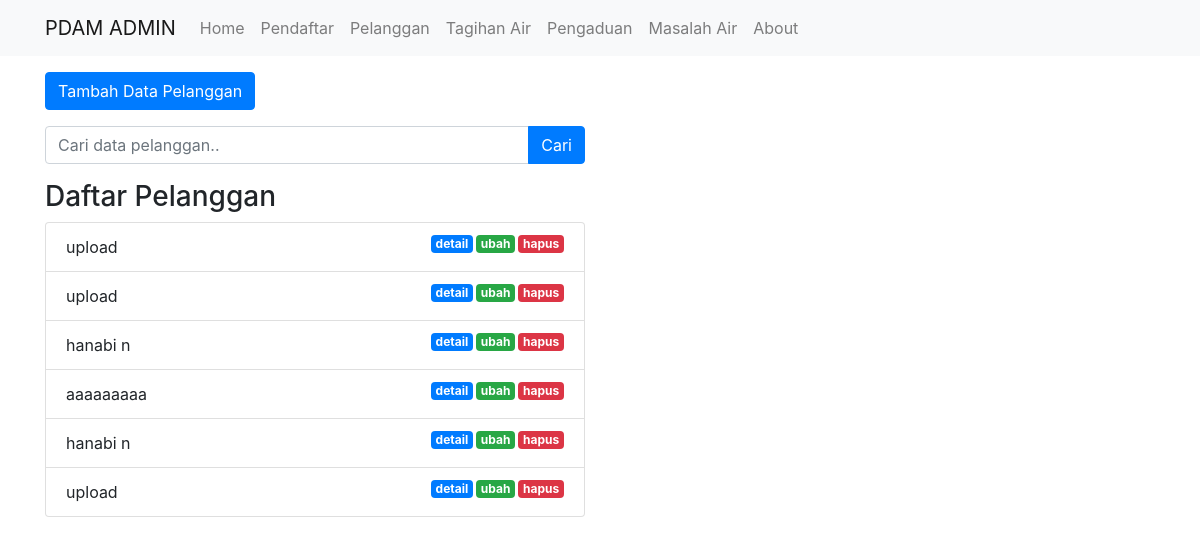
The app's page /index.php/pelanggan with its own data.
### tables this page shows
CREATE TABLE `pelanggan` (
  `no_daftar` int(11) NOT NULL,
  `no_ktp` bigint(16) NOT NULL,
  `nama` varchar(25) NOT NULL,
  `alamat` text NOT NULL,
  `email` varchar(25) NOT NULL,
  `no_hp` varchar(12) NOT NULL,
  `foto_ktp` varchar(100) NOT NULL,
  `pilih_tarif` char(4) NOT NULL,
  `no_pelanggan` int(6) DEFAULT NULL,
  `password` varchar(25) DEFAULT NULL
);

### application/controllers/Pelanggan.php (called while the page is built, shortened)
<?php
class Pelanggan extends CI_Controller
{
    public function __construct()
    {
        $this->load->model('Pelanggan_model');
        $this->load->library('form_validation');
    }
    public function index()
    {
        $data['judul'] = 'Daftar Pelanggan';
        $data['pelanggan'] = $this->Pelanggan_model->getAllPelanggan();
        $this->load->view('templates/header', $data);
        $this->load->view('pelanggan/index', $data);
        $this->load->view('templates/footer');
    }
}

### index.php (called while the page is built, shortened)
<?php
require_once BASEPATH.'core/CodeIgniter.php';

### application/models/Pelanggan_model.php (called while the page is built, shortened)
<?php
class Pelanggan_model extends CI_model {
    public function getAllPelanggan()
    {
        $this->db->select('*');
        $this->db->from('pelanggan');
        $this->db->where('no_pelanggan is not null');
        $this->db->order_by('no_pelanggan','ASC');
        $query = $this->db->get();
        return $query->result_array();
    }
}

### application/views/pelanggan/index.php (the view, shortened to what this page needs)
<div class="container">
    <div class="row mt-3">
        <div class="col-md-6">
            <a href="<?= base_url(); ?>pelanggan/tambah" class="btn btn-primary">Tambah
                Data Pelanggan</a>
        </div>
    </div>
    <div class="row mt-3">
        <div class="col-md-6">
            <form action="" method="post">
                <div class="input-group">
                    <input type="text" class="form-control" placeholder="Cari data pelanggan.." name="keyword">
                    <div class="input-group-append">
                        <button class="btn btn-primary" type="submit">Cari</button>
                    </div>
                </div>
            </form>
        </div>
    </div>
    <div class="row mt-3">
        <div class="col-md-6">
            <h3>Daftar Pelanggan</h3>
            <ul class="list-group">
                <?php foreach ($pelanggan as $pell) : ?>
                <li class="list-group-item">
                    <?= $pell['nama']; ?>
                    <a href="<?= base_url(); ?>pelanggan/hapus/<?= $pell['no_pelanggan']; ?>"
                        class="badge badge-danger float-right tombol-hapus">hapus</a>
                    <a href="<?= base_url(); ?>pelanggan/ubah/<?= $pell['no_pelanggan']; ?>"
                        class="badge badge-success float-right">ubah</a>
                    <a href="<?= base_url(); ?>pelanggan/detail/<?= $pell['no_pelanggan']; ?>"
                        class="badge badge-primary float-right">detail</a>
                </li>
                <?php endforeach; ?>
            </ul>
        </div>
    </div>
</div>

### assets/css/style.css (style rules this page uses)
.badge { margin-left: 3px; }

### records on screen
pelanggan: nama "upload"
pelanggan: nama "upload"
pelanggan: nama "hanabi n"
pelanggan: nama "aaaaaaaaa"
pelanggan: nama "hanabi n"
pelanggan: nama "upload"
